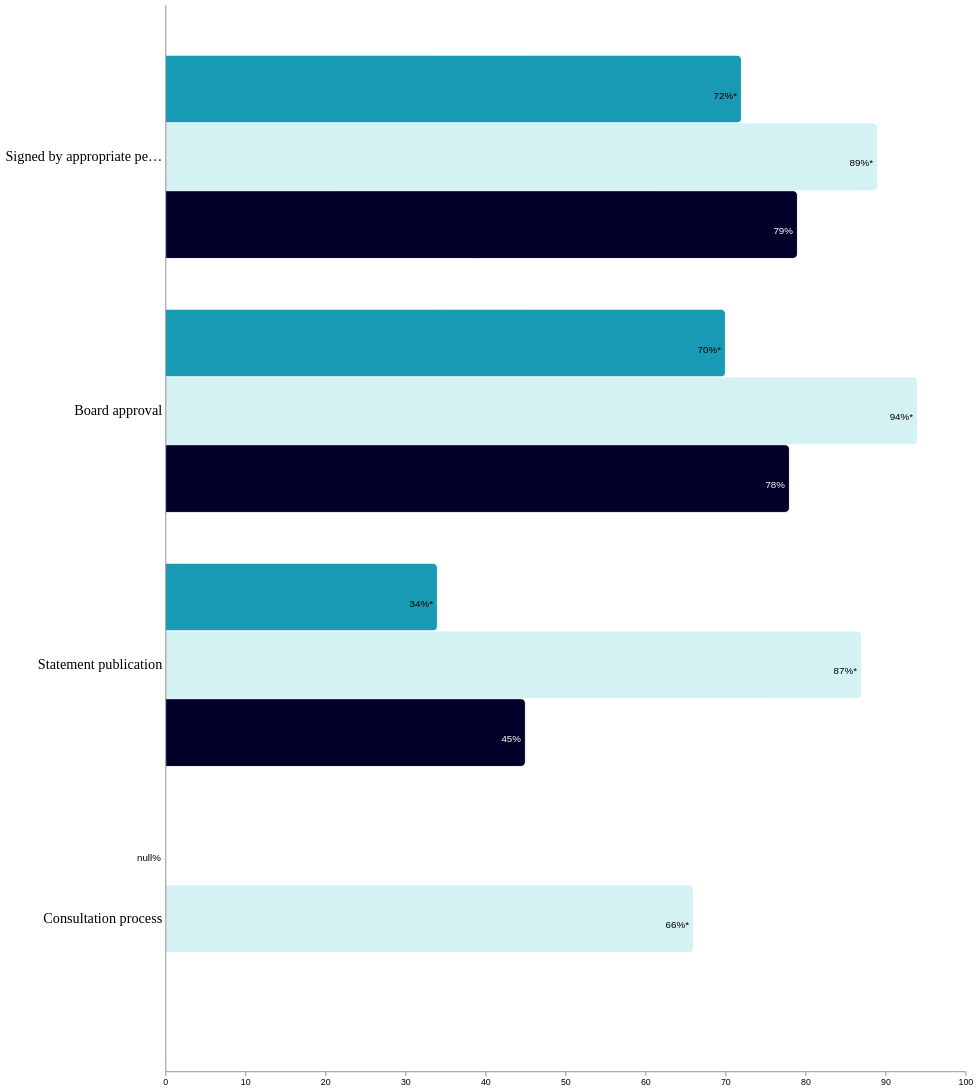

The Vega-Lite source for this figure:
### Vega specification from a JSON file in a GitHub repository (floating-point values rounded to 4 significant figures)
{"$schema": "https://vega.github.io/schema/vega/v5.json", "description": "A basic grouped bar chart example.", "width": 900, "height": 1200, "padding": 5, "data": [{"name": "table", "values": [{"group": "Signed by appropriate person", "url": "https://wikirate.org/Business_Human_Rights_Resource_Centre+MSA_statement_signed?filter%5Bvalue%5D%5B%5D=Signed%20by%20CEO&filter%5Bvalue%5D%5B%5D=Signed%20by%20Director&filter%5Bvalue%5D%5B%5D=Signed%20by%20Managing%20Director&filter%5Bvalue%5D%5B%5D=Signed%20by%20Chairman", "category": "UK", "value": 72, "color": "#189AB4", "mandatory": "Yes"}, {"group": "Signed by appropriate person", "url": "https://wikirate.org/Business_Human_Rights_Resource_Centre+MSA_statement_signed?filter%5Bvalue%5D%5B%5D=Signed%20by%20CEO&filter%5Bvalue%5D%5B%5D=Signed%20by%20Director&filter%5Bvalue%5D%5B%5D=Signed%20by%20Managing%20Director&filter%5Bvalue%5D%5B%5D=Signed%20by%20Chairman", "category": "Australian", "value": 89, "color": "#D4F1F4", "mandatory": "Yes"}, {"group": "Signed by appropriate person", "url": "https://wikirate.org/Business_Human_Rights_Resource_Centre+MSA_statement_signed?filter%5Bvalue%5D%5B%5D=Signed%20by%20CEO&filter%5Bvalue%5D%5B%5D=Signed%20by%20Director&filter%5Bvalue%5D%5B%5D=Signed%20by%20Managing%20Director&filter%5Bvalue%5D%5B%5D=Signed%20by%20Chairman", "category": "Both", "value": 79, "color": "#000029"}, {"group": "Board approval", "url": "https://wikirate.org/Business_Human_Rights_Resource_Centre+MSA_Statement_Approval?filter%5Bvalue%5D%5B%5D=Approved%20by%20Board", "category": "UK", "value": 70, "color": "#189AB4", "mandatory": "Yes"}, {"group": "Board approval", "url": "https://wikirate.org/Business_Human_Rights_Resource_Centre+MSA_Statement_Approval?filter%5Bvalue%5D%5B%5D=Approved%20by%20Board", "category": "Australian", "value": 94, "color": "#D4F1F4", "mandatory": "Yes"}, {"group": "Board approval", "url": "https://wikirate.org/Business_Human_Rights_Resource_Centre+MSA_Statement_Approval?filter%5Bvalue%5D%5B%5D=Approved%20by%20Board", "category": "Both", "value": 78, "color": "#000029"}, {"group": "Statement publication", "url": "https://wikirate.org/Walk_Free+MSA_Statement_Publication?filter%5Bvalue%5D%5B%5D=Yes", "category": "UK", "value": 34, "color": "#189AB4", "mandatory": "Yes"}, {"group": "Statement publication", "url": "https://wikirate.org/Walk_Free+MSA_Statement_Publication?filter%5Bvalue%5D%5B%5D=Yes", "category": "Australian", "value": 87, "color": "#D4F1F4", "mandatory": "Yes"}, {"group": "Statement publication", "url": "https://wikirate.org/Walk_Free+MSA_Statement_Publication?filter%5Bvalue%5D%5B%5D=Yes", "category": "Both", "value": 45, "color": "#000029"}, {"group": "Consultation process", "url": "https://wikirate.org/Walk_Free+MSA_Consultation_Process?filter%5Bvalue%5D%5B%5D=Yes", "category": "UK", "value": null, "color": "#189AB4", "mandatory": "No"}, {"group": "Consultation process", "url": "https://wikirate.org/Walk_Free+MSA_Consultation_Process?filter%5Bvalue%5D%5B%5D=Yes", "category": "Australian", "value": 66, "color": "#D4F1F4", "mandatory": "Yes"}, {"group": "Consultation process", "url": "https://wikirate.org/Walk_Free+MSA_Consultation_Process?filter%5Bvalue%5D%5B%5D=Yes", "category": "Both", "value": null, "color": "#000029"}], "transform": [{"type": "formula", "expr": "if(datum.mandatory == 'Yes',datum.value+'%*',if(datum.value=='N/A','',datum.value+'%'))", "as": "string_value"}]}], "scales": [{"name": "yscale", "type": "band", "domain": {"data": "table", "field": "group"}, "range": "height", "padding": 0.2}, {"name": "xscale", "type": "linear", "domain": {"data": "table", "field": "value"}, "range": "width", "round": true, "zero": true, "nice": true}], "axes": [{"orient": "left", "scale": "yscale", "tickSize": 0, "labelPadding": 4, "zindex": 1, "labelFontSize": 16, "labelFont": "Rubik"}, {"orient": "bottom", "scale": "xscale"}], "marks": [{"type": "group", "from": {"facet": {"data": "table", "name": "facet", "groupby": "group"}}, "encode": {"enter": {"y": {"scale": "yscale", "field": "group"}}}, "signals": [{"name": "height", "update": "bandwidth('yscale')"}], "scales": [{"name": "pos", "type": "band", "range": "height", "domain": {"data": "facet", "field": "category"}}], "marks": [{"name": "bars", "from": {"data": "facet"}, "type": "rect", "encode": {"enter": {"cornerRadiusTopRight": {"value": 5}, "cornerRadiusBottomRight": {"value": 5}, "stroke": {"value": "#fff"}, "y": {"scale": "pos", "field": "category"}, "height": {"scale": "pos", "band": 1}, "x": {"scale": "xscale", "field": "value"}, "x2": {"scale": "xscale", "value": 0}, "fill": {"field": "color"}}, "hover": {"tooltip": {"signal": "{title: datum.group, 'Legislation': datum.category,'Coverage': if(datum.value=='N/A','Not Applicable',datum.value+'%'), 'Mandatory': datum.mandatory}"}}}}, {"type": "text", "from": {"data": "bars"}, "encode": {"enter": {"x": {"field": "x2", "offset": -5}, "y": {"field": "y", "offset": {"field": "height", "mult": 0.6}}, "fill": [{"test": "contrast('white', datum.fill) > contrast('black', datum.fill)", "value": "white"}, {"value": "black"}], "align": {"value": "right"}, "baseline": {"value": "middle"}, "text": {"field": "datum.string_value"}}}}]}]}
